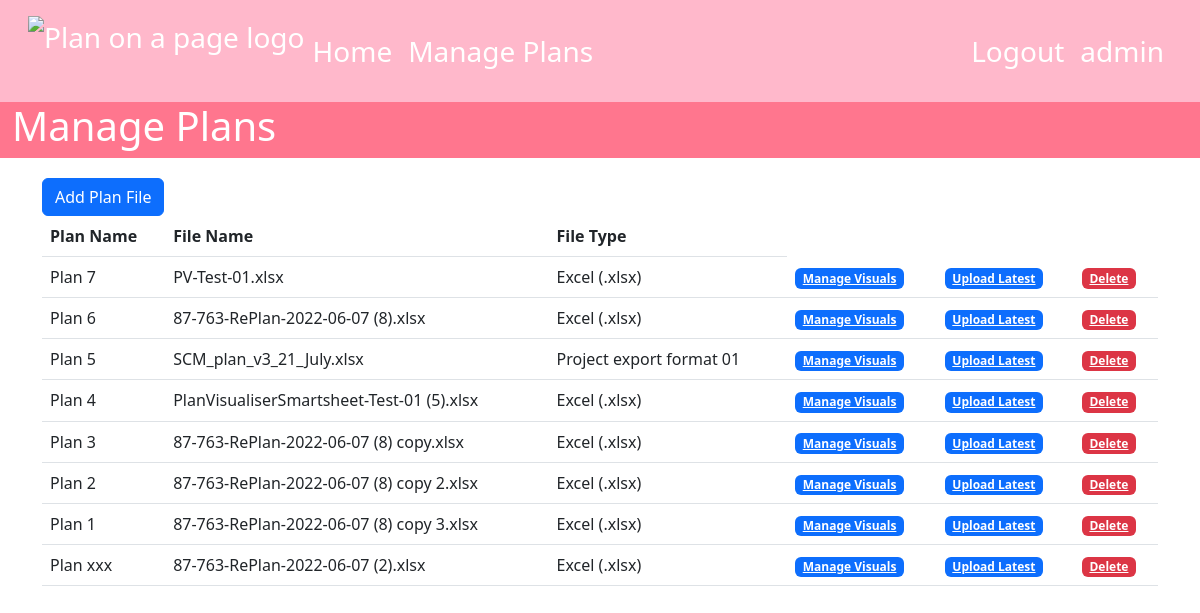
The page /pv/manage-plans (signed in) on the database as committed earlier.
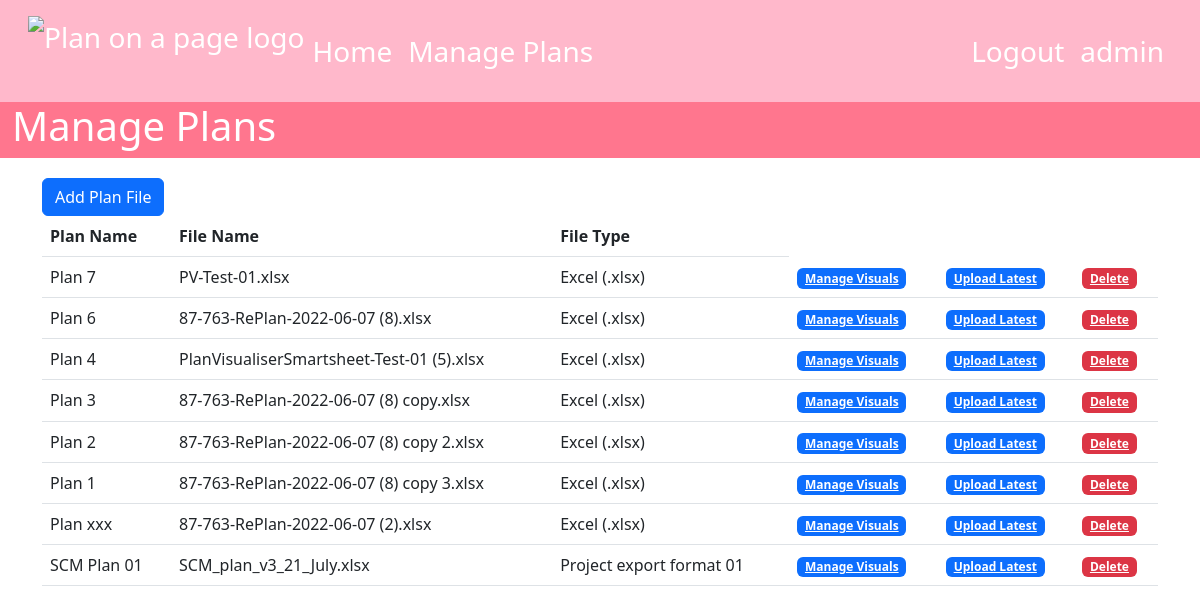
The same page on the database as committed later.
### plan_visual_django/models.py (models this page shows, shortened)
class Plan(models.Model):
    user = models.ForeignKey(settings.AUTH_USER_MODEL, on_delete=models.CASCADE)
    plan_name = models.CharField(max_length=100)  # Name for this plan - independent of file name.
    file_name = models.CharField(max_length=100)
    file = models.FileField(upload_to="plan_files", null=True)
    file_type = models.ForeignKey(FileType, on_delete=models.CASCADE)
    class Meta:
        constraints: list[UniqueConstraint] = \
            [UniqueConstraint(fields=['user', 'plan_name'], name="unique_filename_for_user")]

class FileType(models.Model):
    file_type_name = models.CharField(max_length=50)
    file_type_description = models.CharField(max_length=100)
    plan_field_mapping_type = models.ForeignKey(PlanFieldMappingType, on_delete=models.CASCADE)
    def __str__(self):
        return self.file_type_name

### plan_visual_django/views.py (the view)
# urls.py: path("manage-plans", views.manage_plans, name="manage_plans"),
def manage_plans(request):
    user = get_current_user(request, default_if_logged_out=True)
    plan_files = Plan.objects.filter(user=user)
    context = {
        'user': user,
        'plan_files': plan_files
    }
    return render(request, "plan_visual_django/pv_manage_plans.html", context)

### plan_visual_django/services/general/user_services.py (called while the page is built)
def get_current_user(request: HttpRequest, default_if_logged_out: bool):
    if request.user.is_authenticated:
        return request.user
    else:
        user_model = get_user_model()
        user = user_model.objects.get(username="default_user")
        return user

### templates/plan_visual_django/pv_manage_plans.html
{% extends "plan_visual_django/pv_base.html" %}
{% block page_heading %}Manage Plans{% endblock %}
{% block main_content %}
<button type="button" class="btn btn-primary" onclick="location.href='add-plan'">Add Plan File</button>
<table class="table">
    <thead>
        <tr>
            <th>Plan Name</th>
            <th>File Name</th>
            <th>File Type</th>
        </tr>
    </thead>
    <tbody>
    {% for plan in plan_files %}
        <tr>
            <td>{{ plan.plan_name }}</td>
            <td>{{ plan.file_name }}</td>
            <td>{{ plan.file_type }}</td>
            <td><a href="manage-visuals/{{ plan.id }}" class="badge bg-primary">Manage Visuals</a></td>
            <td><a href="re-upload-plan/{{ plan.id }}" class="badge bg-primary">Upload Latest</a></td>
            <td><a href="delete-plan/{{ plan.id }}" class="badge bg-danger" onclick="return confirm('Are you sure you want to delete this?')">Delete</a></td>
        </tr>
    {% endfor %}
    </tbody>
</table>
{% endblock %}

Rows that differ between the two databases and show on the page:
removed Plan: plan_name "Plan 5", file_name "SCM_plan_v3_21_July.xlsx", file_type "Project export format 01"
added Plan: plan_name "SCM Plan 01", file_name "SCM_plan_v3_21_July.xlsx", file_type "Project export format 01"
